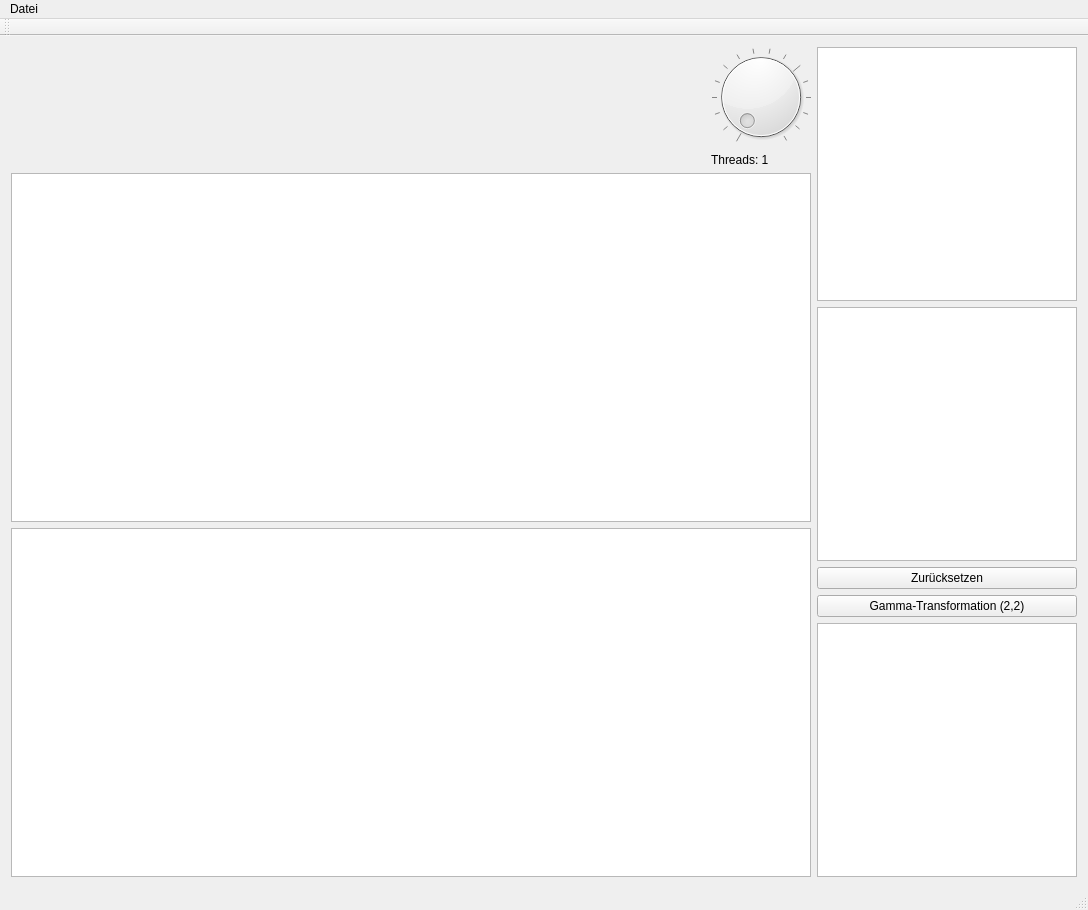
<?xml version="1.0" encoding="UTF-8"?>
<ui version="4.0">
 <class>MainWindow</class>
 <widget class="QMainWindow" name="MainWindow">
  <property name="geometry">
   <rect>
    <x>0</x>
    <y>0</y>
    <width>1088</width>
    <height>910</height>
   </rect>
  </property>
  <property name="windowTitle">
   <string>Histogrammtransformation</string>
  </property>
  <widget class="QWidget" name="centralWidget">
   <layout class="QHBoxLayout" name="horizontalLayout">
    <item>
     <layout class="QVBoxLayout" name="verticalLayout_2">
      <property name="sizeConstraint">
       <enum>QLayout::SetMaximumSize</enum>
      </property>
      <item>
       <layout class="QHBoxLayout" name="horizontalLayout_2">
        <item>
         <widget class="QLabel" name="fpsLabel">
          <property name="font">
           <font>
            <pointsize>20</pointsize>
            <weight>75</weight>
            <bold>true</bold>
           </font>
          </property>
          <property name="text">
           <string/>
          </property>
         </widget>
        </item>
        <item>
         <spacer name="horizontalSpacer">
          <property name="orientation">
           <enum>Qt::Horizontal</enum>
          </property>
          <property name="sizeHint" stdset="0">
           <size>
            <width>40</width>
            <height>20</height>
           </size>
          </property>
         </spacer>
        </item>
        <item>
         <layout class="QVBoxLayout" name="verticalLayout_3">
          <item>
           <widget class="QDial" name="dial">
            <property name="minimum">
             <number>1</number>
            </property>
            <property name="maximum">
             <number>16</number>
            </property>
            <property name="invertedAppearance">
             <bool>false</bool>
            </property>
            <property name="notchTarget">
             <double>3.700000000000000</double>
            </property>
            <property name="notchesVisible">
             <bool>true</bool>
            </property>
           </widget>
          </item>
          <item>
           <widget class="QLabel" name="threadCountLabel">
            <property name="text">
             <string>Threads: 1</string>
            </property>
           </widget>
          </item>
         </layout>
        </item>
       </layout>
      </item>
      <item>
       <widget class="LiveImageView" name="imageView"/>
      </item>
      <item>
       <widget class="LiveImageView" name="transformedImageView"/>
      </item>
     </layout>
    </item>
    <item>
     <layout class="QVBoxLayout" name="verticalLayout">
      <property name="sizeConstraint">
       <enum>QLayout::SetMinimumSize</enum>
      </property>
      <item>
       <widget class="QGraphicsView" name="histogramView">
        <property name="maximumSize">
         <size>
          <width>260</width>
          <height>260</height>
         </size>
        </property>
       </widget>
      </item>
      <item>
       <widget class="TransformCurveView" name="transformView">
        <property name="maximumSize">
         <size>
          <width>260</width>
          <height>260</height>
         </size>
        </property>
        <property name="cursor" stdset="0">
         <cursorShape>CrossCursor</cursorShape>
        </property>
        <property name="mouseTracking">
         <bool>false</bool>
        </property>
       </widget>
      </item>
      <item>
       <widget class="QPushButton" name="resetButton">
        <property name="text">
         <string>Zurücksetzen</string>
        </property>
       </widget>
      </item>
      <item>
       <widget class="QPushButton" name="gammaTransform">
        <property name="text">
         <string>Gamma-Transformation (2,2)</string>
        </property>
       </widget>
      </item>
      <item>
       <widget class="QGraphicsView" name="transformedHistogramView">
        <property name="maximumSize">
         <size>
          <width>260</width>
          <height>260</height>
         </size>
        </property>
       </widget>
      </item>
     </layout>
    </item>
   </layout>
  </widget>
  <widget class="QMenuBar" name="menuBar">
   <property name="geometry">
    <rect>
     <x>0</x>
     <y>0</y>
     <width>1088</width>
     <height>26</height>
    </rect>
   </property>
   <widget class="QMenu" name="menuDatei">
    <property name="title">
     <string>Datei</string>
    </property>
    <addaction name="action_ffnen"/>
   </widget>
   <addaction name="menuDatei"/>
  </widget>
  <widget class="QToolBar" name="mainToolBar">
   <attribute name="toolBarArea">
    <enum>TopToolBarArea</enum>
   </attribute>
   <attribute name="toolBarBreak">
    <bool>false</bool>
   </attribute>
  </widget>
  <widget class="QStatusBar" name="statusBar"/>
  <action name="action_ffnen">
   <property name="text">
    <string>Öffnen...</string>
   </property>
  </action>
 </widget>
 <layoutdefault spacing="6" margin="11"/>
 <customwidgets>
  <customwidget>
   <class>TransformCurveView</class>
   <extends>QGraphicsView</extends>
   <header>transformcurveview.h</header>
   <slots>
    <signal>transformChanged()</signal>
   </slots>
  </customwidget>
  <customwidget>
   <class>LiveImageView</class>
   <extends>QGraphicsView</extends>
   <header>liveimageview.h</header>
  </customwidget>
 </customwidgets>
 <resources/>
 <connections/>
</ui>
